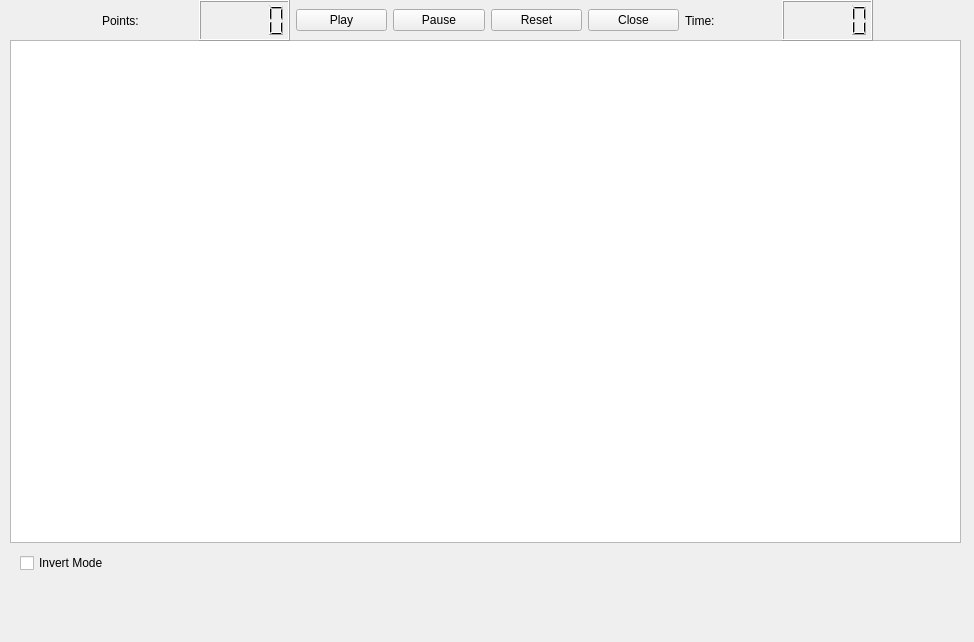
<?xml version="1.0" encoding="UTF-8"?>
<ui version="4.0">
 <class>MainWindow</class>
 <widget class="QMainWindow" name="MainWindow">
  <property name="enabled">
   <bool>true</bool>
  </property>
  <property name="geometry">
   <rect>
    <x>0</x>
    <y>0</y>
    <width>974</width>
    <height>642</height>
   </rect>
  </property>
  <property name="sizePolicy">
   <sizepolicy hsizetype="MinimumExpanding" vsizetype="MinimumExpanding">
    <horstretch>0</horstretch>
    <verstretch>0</verstretch>
   </sizepolicy>
  </property>
  <property name="minimumSize">
   <size>
    <width>954</width>
    <height>640</height>
   </size>
  </property>
  <property name="maximumSize">
   <size>
    <width>1920</width>
    <height>1080</height>
   </size>
  </property>
  <property name="acceptDrops">
   <bool>false</bool>
  </property>
  <property name="windowTitle">
   <string>Snake</string>
  </property>
  <property name="autoFillBackground">
   <bool>false</bool>
  </property>
  <widget class="QWidget" name="centralwidget">
   <property name="enabled">
    <bool>true</bool>
   </property>
   <property name="minimumSize">
    <size>
     <width>960</width>
     <height>540</height>
    </size>
   </property>
   <property name="maximumSize">
    <size>
     <width>1920</width>
     <height>1080</height>
    </size>
   </property>
   <property name="autoFillBackground">
    <bool>true</bool>
   </property>
   <widget class="QGraphicsView" name="graphicsView">
    <property name="geometry">
     <rect>
      <x>10</x>
      <y>40</y>
      <width>951</width>
      <height>503</height>
     </rect>
    </property>
    <property name="sizePolicy">
     <sizepolicy hsizetype="Preferred" vsizetype="Preferred">
      <horstretch>0</horstretch>
      <verstretch>0</verstretch>
     </sizepolicy>
    </property>
    <property name="minimumSize">
     <size>
      <width>503</width>
      <height>503</height>
     </size>
    </property>
    <property name="maximumSize">
     <size>
      <width>1920</width>
      <height>1080</height>
     </size>
    </property>
    <property name="autoFillBackground">
     <bool>false</bool>
    </property>
   </widget>
   <widget class="QWidget" name="horizontalLayoutWidget">
    <property name="geometry">
     <rect>
      <x>102</x>
      <y>0</y>
      <width>771</width>
      <height>41</height>
     </rect>
    </property>
    <layout class="QHBoxLayout" name="button_layout">
     <item>
      <widget class="QLabel" name="points_label">
       <property name="text">
        <string>Points:</string>
       </property>
      </widget>
     </item>
     <item>
      <widget class="QLCDNumber" name="points_lcdNumber"/>
     </item>
     <item>
      <widget class="QPushButton" name="playButton">
       <property name="text">
        <string>Play</string>
       </property>
      </widget>
     </item>
     <item>
      <widget class="QPushButton" name="pauseButton">
       <property name="text">
        <string>Pause</string>
       </property>
      </widget>
     </item>
     <item>
      <widget class="QPushButton" name="resetButton">
       <property name="text">
        <string>Reset</string>
       </property>
      </widget>
     </item>
     <item>
      <widget class="QPushButton" name="closeButton">
       <property name="text">
        <string>Close</string>
       </property>
      </widget>
     </item>
     <item>
      <widget class="QLabel" name="time_label">
       <property name="text">
        <string>Time:</string>
       </property>
      </widget>
     </item>
     <item>
      <widget class="QLCDNumber" name="time_lcdNumber"/>
     </item>
    </layout>
   </widget>
   <widget class="QCheckBox" name="checkBox">
    <property name="geometry">
     <rect>
      <x>20</x>
      <y>550</y>
      <width>111</width>
      <height>26</height>
     </rect>
    </property>
    <property name="autoFillBackground">
     <bool>false</bool>
    </property>
    <property name="text">
     <string>Invert Mode</string>
    </property>
   </widget>
   <widget class="QLabel" name="resultLabel">
    <property name="geometry">
     <rect>
      <x>360</x>
      <y>560</y>
      <width>171</width>
      <height>61</height>
     </rect>
    </property>
    <property name="text">
     <string/>
    </property>
   </widget>
  </widget>
 </widget>
 <resources/>
 <connections>
  <connection>
   <sender>closeButton</sender>
   <signal>clicked()</signal>
   <receiver>MainWindow</receiver>
   <slot>close()</slot>
   <hints>
    <hint type="sourcelabel">
     <x>566</x>
     <y>14</y>
    </hint>
    <hint type="destinationlabel">
     <x>479</x>
     <y>269</y>
    </hint>
   </hints>
  </connection>
 </connections>
</ui>
